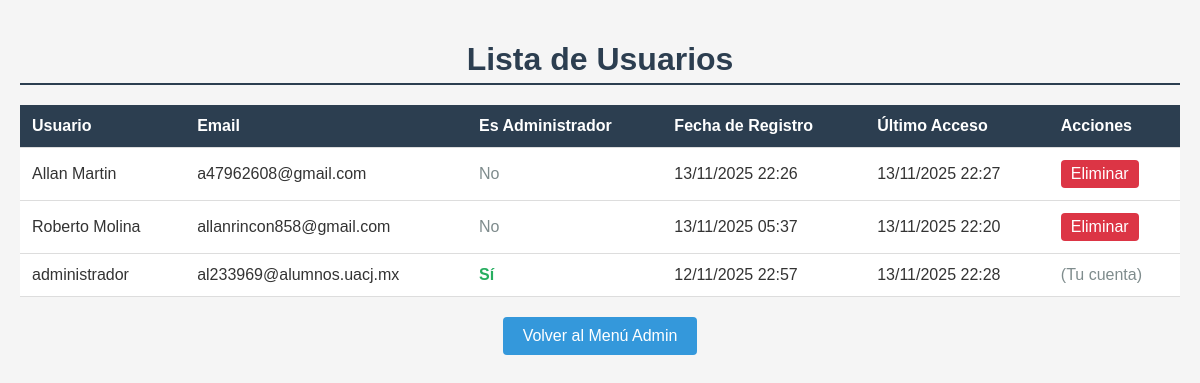
/users/ (signed in), run on an earlier commit of the app's database.
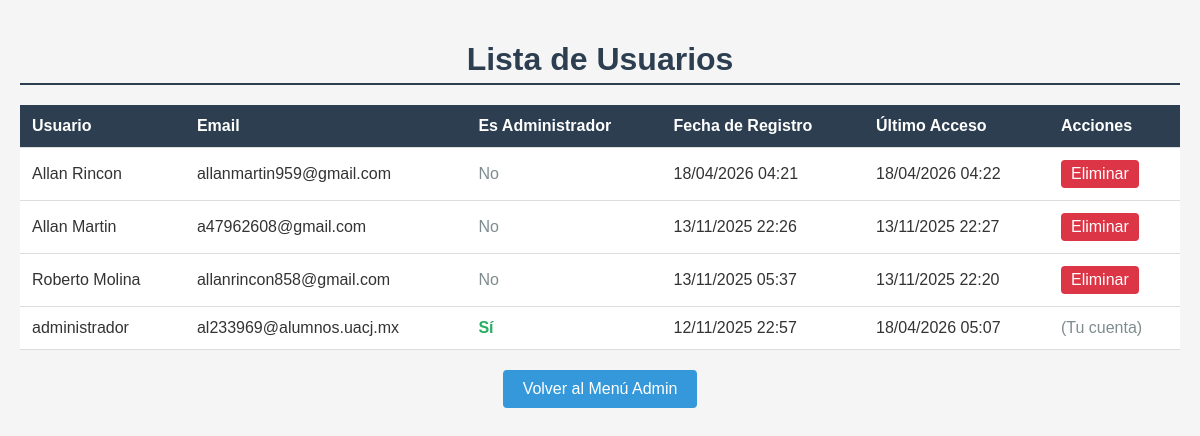
And on a later commit of the database.
### store/models.py (models this page shows, shortened)
class CustomUser(AbstractUser):
    email = models.EmailField(unique=True)
    groups = models.ManyToManyField(
        'auth.Group',
        related_name='customuser_groups',
        blank=True,
        help_text='The groups this user belongs to.',
    )
    user_permissions = models.ManyToManyField(
        'auth.Permission',
        related_name='customuser_permissions',
        blank=True,
        help_text='Specific permissions for this user.',
    )

### store/views.py (the view)
# urls.py: path('users/', views.user_list, name='user_list'),
@login_required
@user_passes_test(is_admin)
def user_list(request):
    users = CustomUser.objects.all().order_by('-date_joined')
    return render(request, 'store/user_list.html', {'users': users})

### store/views.py (called while the page is built)
def is_admin(user):
    return user.is_authenticated and user.is_staff

### store/templates/store/user_list.html (shortened to what this page needs)
{% load static %}
<!DOCTYPE html>
<html lang="es">
<head>
    <link rel="stylesheet" href="{% static 'store/css/admin_styles.css' %}">
</head>
<body>
    <div class="main-container">
        <h1>Lista de Usuarios</h1>
        <div class="table-wrapper">
            <table>
                <thead>
                    <tr>
                        <th>Usuario</th>
                        <th>Email</th>
                        <th>Es Administrador</th>
                        <th>Fecha de Registro</th>
                        <th>Último Acceso</th>
                        <th>Acciones</th>
                    </tr>
                </thead>
                <tbody>
                    {% for user in users %}
                    <tr>
                        <td>{{ user.username }}</td>
                        <td>{{ user.email }}</td>
                        <td>
                            {% if user.is_staff %}
                                <span style="color: #27ae60; font-weight: bold;">Sí</span>
                            {% else %}
                                <span style="color: #7f8c8d;">No</span>
                            {% endif %}
                        </td>
                        <td>{{ user.date_joined|date:"d/m/Y H:i" }}</td>
                        <td>{{ user.last_login|date:"d/m/Y H:i"|default:"Nunca" }}</td>
                        <td>
                            {% if user == request.user %}
                                <span style="color: #7f8c8d;">(Tu cuenta)</span>
                            {% else %}
                                <a href="{% url 'delete_user' user.pk %}" class="delete-button">Eliminar</a>
                            {% endif %}
                        </td>
                    </tr>
                    {% empty %}
                    <tr>
                        <td colspan="6" style="text-align: center;">No hay usuarios registrados.</td>
                    </tr>
                    {% endfor %}
                </tbody>
            </table>
        </div>
        <div style="text-align: center; margin-top: 20px;">
            <a href="{% url 'admin_menu' %}" style="display: inline-block; padding: 10px 20px; background-color: #3498db; color: white; text-decoration: none; border-radius: 4px;">Volver al Menú Admin</a>
        </div>
    </div>
</body>
</html>

### store/static/store/css/admin_styles.css (style rules this page uses)
* { box-sizing: border-box; }
body { font-family: Arial, sans-serif; margin: 0; padding: 20px; background-color: #f5f5f5; color: #333; min-height: 100vh; display: flex; flex-direction: column; }
.main-container { max-width: 1400px; margin: 0 auto; width: 100%; flex: 1; }
h1 { color: #2c3e50; border-bottom: 2px solid #2c3e50; padding-bottom: 5px; margin-bottom: 20px; text-align: center; }
a { text-decoration: none; color: #2980b9; }
table { width: 100%; max-width: 1400px; border-collapse: collapse; background-color: white; box-shadow: 0 2px 5px rgba(0, 0, 0, 0.1); margin: 0 auto; }
.table-wrapper { overflow-x: auto; max-width: 1400px; margin: 0 auto; }
th, td { padding: 12px; text-align: left; border-bottom: 1px solid #ddd; }
th { background-color: #2c3e50; color: white; }
.delete-button { padding: 5px 10px; background-color: #dc3545; color: white; text-decoration: none; border-radius: 4px; display: inline-block; }

What changed in the data, as far as the page shows it:
added CustomUser: username "Allan Rincon", email "allanmartin959@gmail.com", is_staff "No", date_joined "18/04/2026 04:21", last_login "18/04/2026 04:22", shows "Eliminar"
changed CustomUser "administrador": last_login "13/11/2025 22:28" → "18/04/2026 05:07"
